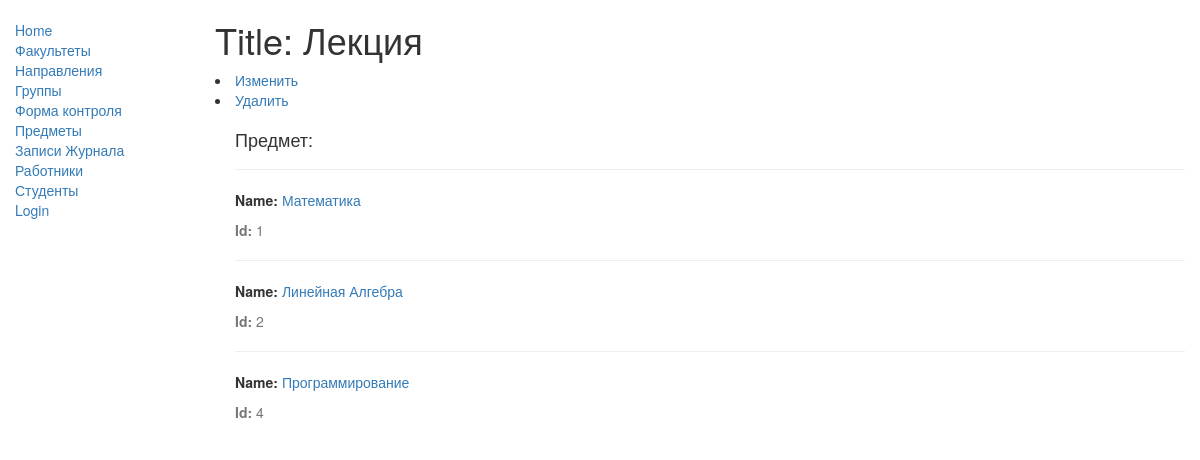
The app's page /catalog/forma_kontrol9/1 with its own data.
### catalog/models.py (models this page shows, shortened)
class Forma_kontrol9(models.Model):
    id = models.AutoField(primary_key=True)
    vid_formi = models.CharField(max_length=50, help_text="Введите вид занятия (Например лекция, практическое занятие, лабараторное) ")

class Predmet(models.Model):
    id = models.AutoField(primary_key=True)
    name_predmeta = models.CharField(max_length=70,help_text="Введите название предмета")
    id_forma_kontrol9 = models.ForeignKey('Forma_kontrol9', on_delete=models.PROTECT, null=False) #PROTECT (Вид занятия нельзя будет удалить пока он привязан к какой-то таблице)

### catalog/views.py (the view)
# urls.py: url(r'^forma_kontrol9/(?P<pk>\d+)$', views.Forma_kontrol9DetailView.as_view(), name='forma_kontrol9-detail'),
class Forma_kontrol9DetailView(generic.DetailView):
    model = Forma_kontrol9

### catalog/templates/catalog/forma_kontrol9_detail.html
{% extends "base_generic.html" %}
{% block content %}
  <h1>Title: {{ forma_kontrol9.vid_formi }}</h1>
  <li><a href="{% url 'forma_kontrol9_update' forma_kontrol9.pk %}">Изменить </a></li>
  <li><a href="{% url 'forma_kontrol9_delete' forma_kontrol9.pk %}">Удалить</a></li>
  <div style="margin-left:20px;margin-top:20px">
    <h4>Предмет:</h4>
    {% for copy in forma_kontrol9.predmet_set.all %}
    <hr>
    <p><strong>Name:</strong> <a href="{% url 'predmet-detail' copy.id_forma_kontrol9.pk %}">{{copy.name_predmeta}}</a></p>
    <p class="text-muted"><strong>Id:</strong> {{copy.id}}</p>
    {% endfor %}
  </div>
{% endblock %}

### records on screen
Forma_kontrol9: vid_formi "Лекция"
Predmet: name_predmeta "Математика", id "1"
Predmet: name_predmeta "Линейная Алгебра", id "2"
Predmet: name_predmeta "Программирование", id "4"
